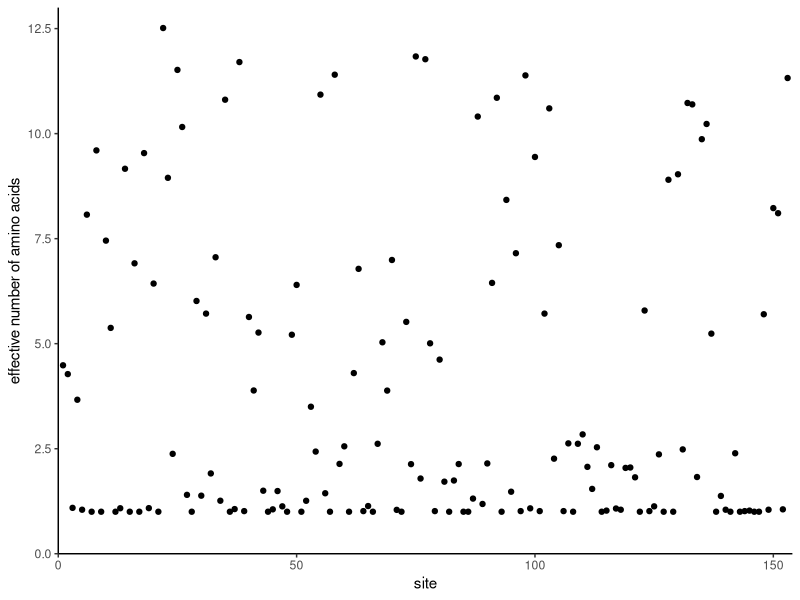
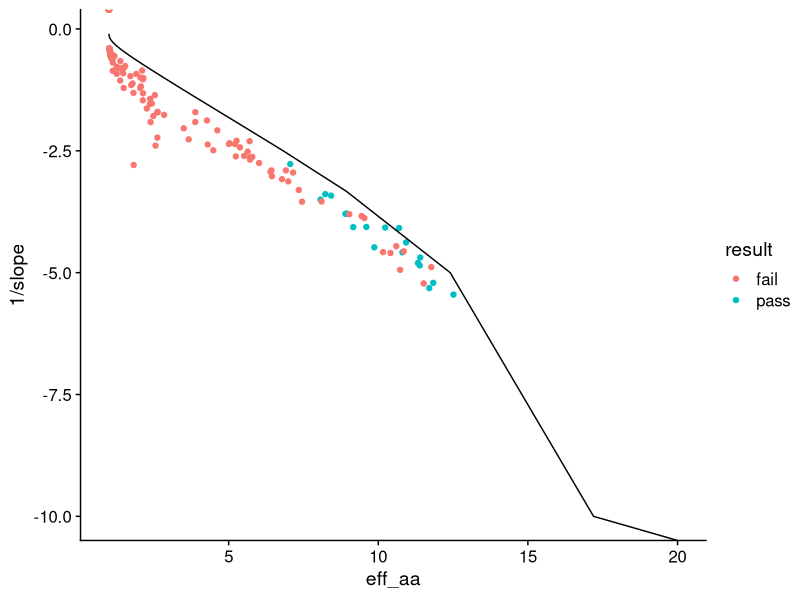

Here is the R script that generated these plots, in order:
library(tidyverse)
library(stringr)
library(cowplot)
library(broom)
theme_set(theme_cowplot())

# read in data
alignment <-read_csv("data/simulated/results_1B4T_A_evolved_split.csv", col_types = cols(.default = "c")) 

# tidy data used for null
alignment %>% 
  mutate(sequence = as.numeric(1:nrow(alignment)) ) %>% 
  gather(key = "site", value = "aa", 1:153) -> tidy_align  

tidy_align$site = as.numeric(tidy_align$site) 


#---------- ACTUAL DISTRIBUTION ----------
# determine the number of each AA at each site
tidy_align %>% 
  group_by(site, aa) %>% 
  summarize(count = n()) -> site_aa_count

empty_counts <- data_frame(aa = c('A', 'C', 'D', 'E', 'F', 'G', 'H', 'I', 'K', 'L', 'M', 'N', 'P', 'Q', 'R', 'S', 'T', 'V', 'W', 'Y'), 
                           count = rep(0, 20))

# 1. First write a function that can take a data frame with amino acids at one site, and return a data frame with counts, including zeros.
count_by_site <- function(site_df) {
  site_df %>% 
    group_by(aa) %>% 
    summarize(count = n()) -> counts
  full_join(counts, anti_join(empty_counts, counts, by = 'aa'))
}

# 2. Then call that function for all sites and combine the resulting data frames.
tidy_align %>% nest(-site) %>%
  mutate(counts = map(data, count_by_site)) %>%
  dplyr::select(-data) %>%   # use sessionInfo() to find what packages are loaded, conflicted package to give warnings
  unnest() -> all_count


#----------- ESTIMATED DISTRIBUTION ------------
# USING ONLY OBSERVED AA
# order aa by relative frequency
all_count %>%
  arrange(all_count$site, desc(count)) -> ordered_count

# make the categorical variable (aa) numerical (k) by numbering aa's 1-20 in order of freq
ordered_count %>%
  group_by(site) %>%
  mutate(k = as.numeric(1:20)) -> ordered_count

# remove aa with zero values
ordered_count %>%
  filter(count > 0) -> observed_aa

# count relative to most frequent - rescale to 1 for highly conserved sites
observed_aa %>%
  group_by(site) %>%
  mutate(rel_count = count/max(count)) -> observed_aa

# log-transformed data
observed_aa %>%
  mutate(ln_count = log(rel_count)) -> observed_aa 

# fit to a linear function, using map and BROOM 
# SET INTERCEPT TO 0
observed_aa %>% nest(-site) %>%
  mutate(fit = map(data, ~ lm(ln_count ~ 0 + k, data = .)),
         #intercept = map_dbl(fit, ~ (.)$coefficients[1]),
         slope = map_dbl(fit, ~ (.)$coefficients[1])) %>% 
  select(-data, -fit) -> observed_fits

# data frame with slope from linear fit to log transformed data - slope = gamma, intercept = 0
#head(observed_fits)

# visualize the distribution (at a given site) with linear fits
# NOTE: sites that are highly conserved for a single aa still look exponential in log scale (see sites 3 and 9 as example) 3, 6, 33
# library(forcats)
# observed_aa %>%
#   filter(site==3) %>%
#   ggplot() + 
#   geom_point(aes(x = fct_inorder(aa), y = ln_count)) +
#   geom_abline(intercept = 0, slope = -1.9044913) + # NOTE: look up slope from ordered_fits dataframe
#   ggtitle("site = 3") +
#   xlab("ordered aa") +
#   ylab("ln(count)") #-> p1
# plot_grid(p1, p2, p3, p4, ncol = 2) -> p
# title2 <- ggdraw() + 
#   draw_label("Linear fit to log-transformed distribution",
#              fontface = 'bold')
# plot_grid(title2, p, ncol = 1, rel_heights = c(0.1, 1))


# estimate the distribution
# only for observed
# observed_aa %>%
#   left_join(observed_fits, by = "site") %>%
#   mutate(est_dist = exp(k*slope)) -> observed_aa

ordered_count %>% 
  left_join(observed_fits, by = "site") %>%
  mutate(est_dist = exp(k*slope)) -> ordered_count

# rescale to compare w raw count
ordered_count %>%
  group_by(site) %>%
  mutate(est_rel = est_dist/sum(est_dist)) %>%
  mutate(est_count = sum(count)*est_rel) -> ordered_count

# visual comparison
# ordered_count %>%
#   filter(site == 3) %>%
#   ggplot(aes(x = k)) +
#   geom_point(aes(y = count, color = "steelblue")) +
#   geom_point(aes(y = est_count, color = "violetred")) +
#   scale_color_manual(name = "distribution",  
#                      values = c("steelblue" = "steelblue", "violetred" = "violetred"), 
#                      labels = c("actual", "estimated")) +
#   ggtitle("site = 3") 

ordered_count %>%
  filter(site == 35) %>%
  ggplot(aes(x = k)) +
  geom_bar(aes(y = count), fill = "grey", stat='identity') +
  geom_point(aes(y = est_count, color = "violetred")) +
  geom_line(aes(y = est_count, color = "violetred"), size = 1) +
  scale_color_manual(name = "distribution",
                     values = c("grey" = "grey", "violetred" = "violetred"),
                     labels = c("actual", "estimated"))  +
  labs(x = "Amino acids ranked, k", y = "Count") +
  theme(legend.position = "none",
        axis.ticks.y = ) +
  scale_x_discrete(limits = c(5,10,15,20), expand = c(0,0)) +
  scale_y_discrete(limits = c(0,25,50,75,100), expand = c(0,0)) -> fig1

save_plot("figure1.pdf", fig1, ncol = 1, nrow = 1, base_height = 3.71,
          base_asp = 1.618, base_width = NULL)


#------- CHI-SQUARED: ACTUAL VS. ESTIMATED DIST -------
# use raw count
ordered_count %>% nest(-site) %>%
  mutate(chisq = map(data, ~ sum(((.$count - .$est_count)^2)/.$est_count)),
         p_value = map_dbl(chisq, ~ pchisq(., 18, lower.tail=FALSE))) %>% 
  select(-data) %>%
  mutate(p.adjusted = p.adjust(p_value, method= "fdr")) -> chisq_results

chisq_results %>%
  mutate(result = "pass") -> chisq_results

chisq_results$result[chisq_results$p.adjusted < 0.05] <- "fail"

chisq_results %>% filter(result == "fail") %>% nrow()/nrow(chisq_results)

# test manually for a few sites
df1 <- filter(ordered_count, site == 1)
chisq1 <- sum(((df1$count - df1$est_count)^2)/df1$est_count)
pchisq(chisq1, 18, lower.tail = FALSE)


#------- EFFECTIVE NUMBER OF AMINO ACIDS --------
# site_aa_count is actual dist. DOES NOT CONTAIN AA AT ZERO

# site_aa_count %>% 
#   group_by(site) %>%
#   mutate(frequency = (count)/sum(count)) -> site_aa_freq

observed_aa %>%
  group_by(site) %>%
  mutate(frequency = (count)/sum(count)) -> site_aa_freq

site_aa_freq %>% 
  mutate(flnf = frequency*log(frequency)) %>%
  group_by(site) %>% 
  summarize(entropy = -sum(flnf),
            eff_aa = exp(entropy),
            n = length(unique(aa))) -> eff_aa_all

head(eff_aa_all)

eff_aa_all %>% 
  ggplot(aes(x=site, y=eff_aa)) + geom_point() + 
  #geom_smooth(se=F) +
  ylab("effective number of amino acids") +
  scale_x_continuous(limits = c(0, 154), expand = c(0, 0)) + 
  scale_y_continuous(limits = c(0,13), expand = c(0, 0)) + 
  theme_classic()

#------- RELATIONSHIP BETWEEN GAMMA & EFF AA -------
observed_fits %>%
  left_join(eff_aa_all) %>% 
  select(site, slope, eff_aa)-> gam_v_effaa

gam_v_effaa %>%
  left_join(chisq_results) %>% 
  select(site, slope, eff_aa, result) -> gam_v_effaa

# theoretical prediction
neff <- function(lambda) {
  pi <- exp(-lambda*(0:19))
  C <- sum(pi)
  pi <- pi/C
  exp(-sum(pi*log(pi)))
}


df_theory <- data.frame(lambda = (0:100)/10, ne = vapply((0:100)/10, neff, numeric(1)))

ggplot(gam_v_effaa, aes(x = eff_aa, y = 1/slope)) + 
  geom_point(aes(color = result)) +
  geom_line(data = df_theory, aes(ne, -1/lambda), inherit.aes = FALSE) 

# eff_aa_all %>%
#   left_join(gam_v_effaa, by = "site") -> df_plot
# 
# ggplot(gam_v_effaa, aes(x = eff_aa, y = 1/slope)) + 
#   geom_point(aes(color = result)) +
#   geom_point(data = data.frame(x = 1, y = 0), aes(x = x, y = y)) +
#   geom_line(data = df_plot, aes(x = (exp(-n)/eff_aa.x), y = 1/slope))
